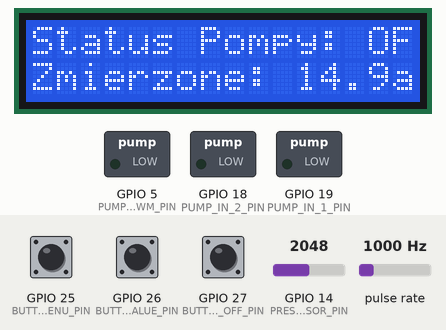
This program was run on a simulated ESP32. On the bench: 16×2 character LCD, switched loads named in the program (green lamp = pin HIGH). Wiring (inferred from the names in the program): pulse sensor: data GPIO 4. The inputs (shaded band) are chosen by the test bench; at power-on: GPIO 27 (BUTTON_ON_OFF_PIN) HIGH, GPIO 25 (BUTTON_CHANGE_MENU_PIN) HIGH, GPIO 14 (PRESSURE_SENSOR_PIN) = 2048, GPIO 26 (BUTTON_CHANGE_VALUE_PIN) HIGH, pulse rate 1000 Hz. What the program prints to the serial monitor is not drawn.

Above: at 2.25 s.
2.3 s: GPIO 27 (BUTTON_ON_OFF_PIN) pulled LOW for 0.15 s
At 4.3 s:
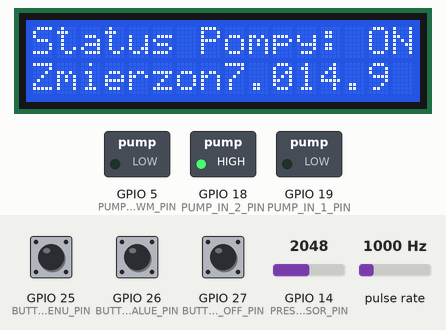
4.7 s: GPIO 27 (BUTTON_ON_OFF_PIN) pulled LOW for 1 s
At 5.6 s:
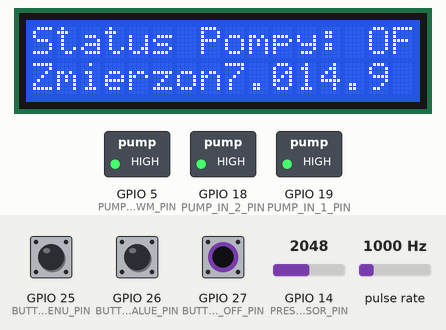
7.2 s: GPIO 25 (BUTTON_CHANGE_MENU_PIN) pulled LOW for 0.15 s
At 8.4 s:
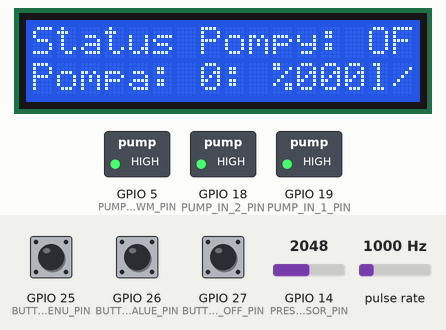
10.3 s: GPIO 27 (BUTTON_ON_OFF_PIN) pulled LOW for 0.15 s
At 10.7 s:
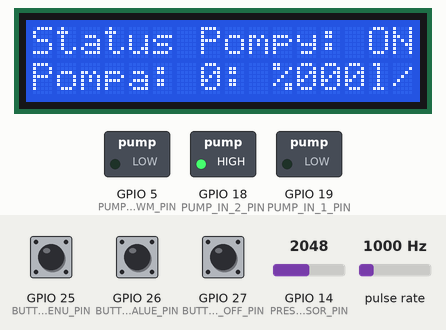
13.4 s: GPIO 14 (PRESSURE_SENSOR_PIN) set to 491
At 15.0 s:
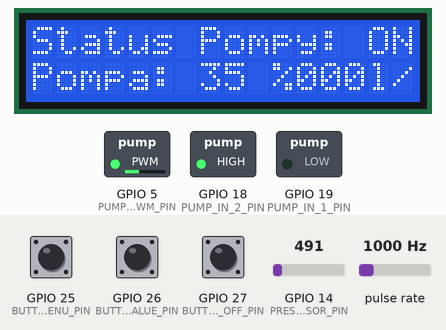
16.4 s: GPIO 25 (BUTTON_CHANGE_MENU_PIN) pulled LOW for 1 s
At 16.8 s:
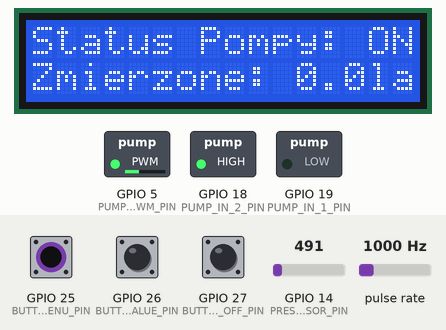
Timing chart, 0 to 19.4 s (numbered marks = the images above; inputs shaded):
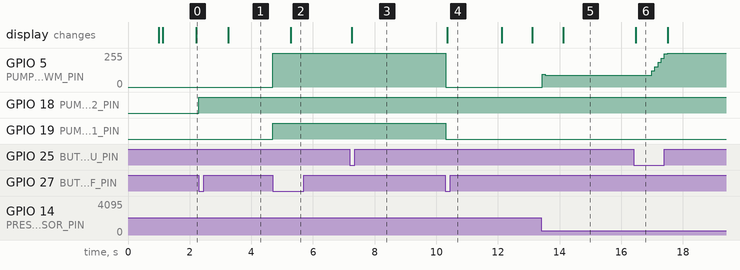

Measured:
- after the input at 2.3 s, GPIO 18 (PUMP_IN_2_PIN): LOW → HIGH at once; the display: changes after 0.96 s (image 1)
- after the input at 4.7 s, GPIO 5 (PUMP_ENA_PWM_PIN): 0/255 → 255/255 at once; GPIO 19 (PUMP_IN_1_PIN): LOW → HIGH at once; the display: changes after 0.58 s (image 2)
- after the input at 7.2 s, the display: changes after 0.05 s (image 3)
- after the input at 10.3 s, GPIO 5 (PUMP_ENA_PWM_PIN): 255/255 → 0/255 at once; GPIO 19 (PUMP_IN_1_PIN): HIGH → LOW at once; the display: changes after 0.05 s (image 4)
- after the input at 13.4 s, GPIO 5 (PUMP_ENA_PWM_PIN): 0/255 → 94/255 at once, → 89/255 0.10 s later; the display: changes after 0.72 s (image 5)
- after the input at 16.4 s, the display: changes after 0.08 s (image 6)

The program:

main.cpp
```cpp
/**
  ******************************************************************************
  * @file       : main.cpp
  * @project		: Mikroprocesorowy sterownik pracą pompy wodnej
  * @author			: Łukasz Urbański
  * @purpose		: sterownik do silnika pompy wodnej
  * @todo
  ******************************************************************************
  **/

#include "main.h"

void setup()
{
  // Serial init
  DebugSerialInit();

  // Init LCD screen
  LCDInit();

  // Button using GPIO init
  GPIOInterruptInit();

  // Init Pressure Sensor
  PressureSensorInit();

  // Init Flow Sensor
  FlowSensorInit();

  // WDG init
  MyHWTimersInit();

  // Pump init
  PumpInit();

}

void loop()
{
  MainProgramLoop();
}
```

PWM_on_c0.cpp
```cpp
#include "PWM_on_c0.h"

void Task1code(void *pvParameters);
TaskHandle_t Task1;

typedef unsigned long time_from_millis_t;
typedef float flow_sensor_value_t;

extern volatile uint32_t flow_sensor_counter;

flow_sensor_value_t flow_liters_per_hour = 0.0;

time_from_millis_t curent_time = 0UL;
time_from_millis_t last_time = 0UL;
time_from_millis_t measure_interval = 1000UL;

void initDualCoreMode(void)
{
    xTaskCreatePinnedToCore(
        Task1code, /* Task function. */
        "Task1",   /* name of task. */
        10000,     /* Stack size of task */
        NULL,      /* parameter of the task */
        1,         /* priority of the task */
        &Task1,    /* Task handle to keep track of created task */
        0);        /* pin task to core 0 */
    last_time = millis();
}

/*
 *   YF-S201: 450 pulse for 1 liter, so each pulse means 1/450 liter water flowing through
 *   V_total(L) = N* 1/450(L)
 *   V_total(L) = Q(L/s)*t(s)
 *   N* 1/450 = Q(L/s)*t(s)
 *   N/t = 450 * Q(L/s)
 *   f = 450*Q(L/s);
 *   Q(L/s) = f/450;
 *   Q(L/hour) = f*60*60/450 = f*60 /7.5
 */
void Task1code(void *pvParameters)
{
    while (1)
    {
        curent_time = millis();
        if ((curent_time - last_time) >= measure_interval)
        {
            flow_liters_per_hour = (flow_sensor_counter * 60.0) / 7.5;
            #if(SERIAL_DEBUG_FLOW)
                Serial.print(">> Flow sensor >> ilość impulsow: ");
                Serial.print(flow_sensor_counter);
                Serial.print(" => przeplyw = ");
                Serial.print(flow_liters_per_hour);
                Serial.println(" [l/h]");
            #endif
            flow_sensor_counter = 0;
            last_time = curent_time;
        }
        delay(1);
    }
}

float GetFlowValue_LitersPerHour(void)
{
    return flow_liters_per_hour;
}

float GetFlowValue_LitersPerMinute(void)
{
    return flow_liters_per_hour / 60.0;
}
```

PWM_on_c0.h
```cpp
#pragma once

#include "main.h"

void initDualCoreMode(void);
float GetFlowValue_LitersPerHour(void);
float GetFlowValue_LitersPerMinute(void);
```

main.h
```cpp
#pragma once

//Standard libraries
#include <Arduino.h>
#include <stdint.h>
#include <stdbool.h>
#include <LiquidCrystal_I2C.h>
#include <esp_task_wdt.h>

//My files
#include "pinout.h"
#include "LCD.h"
#include "main_loop.h"
#include "sensors.h"
#include "support_functions.h"
#include "pump_control.h"
#include "my_tim_set.h"
#include "PWM_on_c0.h"

#define WATCHDOG_IMPLEMENTATION_PUMP 1
#define WATCHDOG_TIMEOUT_IN_S 10

#define SERIAL_DEBUG_PUMP 0
#define SERIAL_DEBUG_GPIO_PUMP 0
#define SERIAL_DEBUG_PID 0
#define SERIAL_DEBUG_ADC 0
#define SERIAL_DEBUG_FLOW 0
```

main_loop.cpp
```cpp
#include "main_loop.h"

main_program_loop_state_t main_program_loop_state = MPL_INIT;
lcd_state_t lcd_state = LCD_INIT;

extern volatile int watchdog_reset_timer_counter;

typedef bool is_pump_on_t;
is_pump_on_t is_pump_on = false;
is_pump_on_t last_is_pump_on = false;

pressure_value_t pressure_possible_tab[NUMBER_OF_POSSIBLE_PRESSURE_TO_SET] = {3.0, 4.0, 5.0, 6.0, 7.0, 8.0, 9.0, 10.0 }; //{0.3, 0.4, 0.5, 0.6,  0.7, 0.8, 0.9, 1.0};//
uint8_t pressure_possible_tab_cnt = 4;

pressure_value_t set_pressure_value = pressure_possible_tab[pressure_possible_tab_cnt];
pressure_value_t last_set_pressure_value = pressure_possible_tab[pressure_possible_tab_cnt];

pressure_value_t current_pressure_value = 0.0;
pressure_value_t last_current_pressure_value = 0.0;

pump_fill_t set_pump_fill = 0;
pump_fill_t last_set_pump_fill = 0;

flow_value_t current_flow_value = 0.0;
flow_value_t last_current_flow_value = 0.0;

type_of_error_t type_of_error = ERROR_UNKNOWN;

typedef bool was_screen_changed_t;
was_screen_changed_t was_screen_changed = true;

typedef unsigned long time_from_millis_t;
time_from_millis_t last_screen_update_time = 0UL;
const time_from_millis_t screen_refresh_time = 1000UL;

const time_from_millis_t pid_count_interval = 100UL;
time_from_millis_t pid_last_count = 0UL;

typedef uint8_t init_refresh_counter_t;
init_refresh_counter_t init_refresh_counter = 5;


void Mpl_IdleActivity(void);
void Mpl_InitActivity(void);
void Mpl_SensorMeasureActivity(void);
void Mpl_LcdUpdateActivity(void);
void Mpl_ButtonActivity(void);
void Mpl_PumpControlActivity(void);
void Mpl_ErrorHandlerActivity(void);

////////////////////////////////////////////////////////////////////////////////////////////////////////////////////////////////////////////////////
////////////////////////////////////////////////////////////////////////////////////////////////////////////////////////////////////////////////////
//
//	MAIN FUNCTION TO HANDLING STAND MACHINE
//
////////////////////////////////////////////////////////////////////////////////////////////////////////////////////////////////////////////////////
void MainProgramLoop(void)
{

    #if(WATCHDOG_IMPLEMENTATION_PUMP)
        if(watchdog_reset_timer_counter > 0)
        {
            esp_task_wdt_reset();
            watchdog_reset_timer_counter--;
        }
    #endif

        switch(main_program_loop_state)
        {
            case MPL_IDLE:
                Mpl_IdleActivity();
                break;

            case MPL_INIT:
                Mpl_InitActivity();
                break;

            case MPL_SENSOR_MEASURE:
                Mpl_SensorMeasureActivity();
                break;

            case MPL_PUMP_CONTROL:
                Mpl_PumpControlActivity();
                break;

            case MPL_LCD_UPDATE:
                Mpl_LcdUpdateActivity();
                break;

            case MPL_BUTTON:
                Mpl_ButtonActivity();
                break;

            case MPL_ERROR_HANDLER:
                Mpl_ErrorHandlerActivity();
                break;
        }
}

///////////////////////////////////////////////////
//
// IDLE
//
void Mpl_IdleActivity(void)
{
    // Nothing to do...
}

///////////////////////////////////////////////////
//
// INIT
//
void Mpl_InitActivity(void)
{
    LCDPrintInitScreen();
    init_refresh_counter = 5;
    lcd_state = LCD_PRESSURE;
    main_program_loop_state = MPL_SENSOR_MEASURE;
}

///////////////////////////////////////////////////
//
// SENSORS
//
void Mpl_SensorMeasureActivity(void)
{
    last_current_pressure_value = current_pressure_value;
    last_current_flow_value = current_flow_value;

    if(OWN_STATUS_OK != PressureSensorGetValue(&current_pressure_value))
    {
        main_program_loop_state = MPL_ERROR_HANDLER;
        return;
    }

    if(OWN_STATUS_OK != FlowSensorGetValue(&current_flow_value))
    {
        main_program_loop_state = MPL_ERROR_HANDLER;
        return;
    }
    main_program_loop_state = MPL_PUMP_CONTROL;
}

///////////////////////////////////////////////////
//
// PUMP
//
void Mpl_PumpControlActivity(void)
{
    if(is_pump_on)
    {
        if((millis() - pid_last_count) > pid_count_interval)
        {
            pid_last_count = millis();
            MakePumpControl(set_pressure_value, current_pressure_value, &set_pump_fill, current_flow_value, &is_pump_on);
        }

    }
    main_program_loop_state = MPL_LCD_UPDATE;
}

///////////////////////////////////////////////////
//
// LCD
//
void Mpl_LcdUpdateActivity(void)
{
    if(LCD_INIT == lcd_state)
    {
        LCDPrintInitScreen();
    }

    else if(LCD_PRESSURE == lcd_state)
    {
        if(was_screen_changed) // if screen was changed
        {
            was_screen_changed = false;
            LCDPrintPressureScreen(is_pump_on, set_pressure_value, current_pressure_value);
            last_screen_update_time = millis();
        }
        else if(millis() - last_screen_update_time > screen_refresh_time) // if refresh time passed
        {
            if((last_current_pressure_value != current_pressure_value) || (last_set_pressure_value != set_pressure_value) || (last_is_pump_on != is_pump_on)) // if sth was changed
            {
                last_is_pump_on = is_pump_on;
                last_current_pressure_value = current_pressure_value;
                last_set_pressure_value = set_pressure_value;
                last_screen_update_time = millis();
                LCDUpdatePressureScreen(is_pump_on, set_pressure_value, current_pressure_value);
            }
            if(init_refresh_counter > 0)
            {
                init_refresh_counter--;
                last_screen_update_time = millis();
                LCDUpdatePressureScreen(is_pump_on, set_pressure_value, current_pressure_value);
            }
        }
    }

    else if(LCD_PUMP == lcd_state)
    {
        if(was_screen_changed)
        {
            was_screen_changed = false;
            LCDPrintPumpScreen(is_pump_on, current_flow_value, set_pump_fill);
            last_screen_update_time = millis();
        }
        else if(millis() - last_screen_update_time > screen_refresh_time) // if refresh time passed
        {

            if((last_current_flow_value != current_flow_value) || (last_set_pump_fill != set_pump_fill) || (last_is_pump_on != is_pump_on))
            {
                last_is_pump_on = is_pump_on;
                last_current_flow_value = current_flow_value;
                last_set_pump_fill = set_pump_fill;
                last_screen_update_time = millis();
                LCDPrintPumpScreen(is_pump_on, current_flow_value, set_pump_fill);
            }
        }
    }

    else if(LCD_ERROR == lcd_state)
    {
        LCDPrintErrorScreen(type_of_error);
        main_program_loop_state = MPL_ERROR_HANDLER;
        last_screen_update_time = millis();
    }
    main_program_loop_state = MPL_BUTTON;
}

///////////////////////////////////////////////////
//
// BUTTON
//
void Mpl_ButtonActivity(void)
{
    uint8_t button_state = 0;
    button_state = WasPressed();

    if(button_state > 0)
    {
        if(ON_OFF_BUTTON_SIGNAL == button_state)
        {
            //last_is_pump_on = is_pump_on;
            //is_pump_on = !is_pump_on;
            if(is_pump_on) {
                PumpOff();
                is_pump_on = false;
            }
            else {
                PumpOn();
                is_pump_on = true;
            }
        }

        else if(CHANGE_VALUE_BUTTON_SIGNAL == button_state)
        {
            if(pressure_possible_tab_cnt < (NUMBER_OF_POSSIBLE_PRESSURE_TO_SET-1)) pressure_possible_tab_cnt++;
            else pressure_possible_tab_cnt = 0;

            last_set_pressure_value = set_pressure_value;
            set_pressure_value = pressure_possible_tab[pressure_possible_tab_cnt];
        }

        else if(CHANGE_MENU_BUTTON_SIGNAL == button_state)
        {
            if(LCD_PRESSURE == lcd_state) lcd_state = LCD_PUMP;
            else if(LCD_PUMP == lcd_state) lcd_state = LCD_PRESSURE;
            was_screen_changed = true;
        }
    }
    main_program_loop_state = MPL_SENSOR_MEASURE;
}

///////////////////////////////////////////////////
//
// ERROR
//
void Mpl_ErrorHandlerActivity(void)
{
    #if(SERIAL_DEBUG_PUMP)
        Serial.println("!!! ERROR HANDLER !!!");
    #endif
    lcd_state = LCD_ERROR;
}
```

main_loop.h
```cpp
#pragma once

#include "main.h"

#define NUMBER_OF_POSSIBLE_PRESSURE_TO_SET 8

void MainProgramLoop(void);

typedef enum
{
    MPL_IDLE,
    MPL_INIT,
    MPL_SENSOR_MEASURE,
    MPL_LCD_UPDATE,
    MPL_BUTTON,
    MPL_PUMP_CONTROL,
    MPL_ERROR_HANDLER
} main_program_loop_state_t;

typedef enum
{
    LCD_INIT,
    LCD_PRESSURE,
    LCD_PUMP,
    LCD_ERROR
} lcd_state_t;

typedef enum
{
    ERROR_PRESURE_SENSOR,
    ERROR_FLOW_SENSOR,
    ERROR_PUMP,
    ERROR_UNKNOWN
} type_of_error_t;

typedef enum
{
    OWN_STATUS_OK,
    OWN_STATUS_ERROR,
    OWN_STATUS_BUSY,
    OWN_STATUS_TIMEOUT
} own_status_t;
```

my_tim_set.cpp
```cpp
#include "my_tim_set.h"

#include "ESP32TimerInterrupt.h"
#include "ESP32_ISR_Timer.h"

volatile int watchdog_reset_timer_counter = 0;

bool timers_initialization_correctly_variable = false;

#define HW_TIMER_INTERVAL_US 1000UL // 1000000L

// Init ESP32 timer 1
ESP32Timer ITimer(1);

// Init ESP32_ISR_Timer
ESP32_ISR_Timer ISR_Timer;

// With core v2.0.0+, you can't use Serial.print/println in ISR or crash.
// and you can't use float calculation inside ISR
// Only OK in core v1.0.6-
bool IRAM_ATTR TimerHandler(void *timerNo)
{
  ISR_Timer.run();

  return true;
}

void WatchdogReset(void)
{
  watchdog_reset_timer_counter++;
}

void MyHWTimersInit(void)
{
  if (ITimer.attachInterruptInterval(HW_TIMER_INTERVAL_US, TimerHandler))
  {
    Serial.print("Starting Timers OK. ");
    timers_initialization_correctly_variable = true;
  }
  else
  {
    Serial.println("Can't set Timer. Select another freq. or timer");
    timers_initialization_correctly_variable = false;
  }

#if (WATCHDOG_IMPLEMENTATION_PUMP)
  if (ESP_OK == esp_task_wdt_init(WATCHDOG_TIMEOUT_IN_S, true))
  {
    Serial.print("Watchdog ON and set on ");
    Serial.print(WATCHDOG_TIMEOUT_IN_S);
    Serial.println(" [s]. ");
    esp_task_wdt_add(NULL);
  }
  else
    Serial.println("Watchdog initialization error.");
#else
  Serial.println("Watchdog OFF.");
#endif

  //
  // Set periodic functions frequency
  //

  ISR_Timer.setInterval(((WATCHDOG_TIMEOUT_IN_S * 1000) / 4), WatchdogReset); // to secure work watchdog timer should be four times reset before it will reset device
                                                                              // it should avoid not needed or random device reset
}
```

my_tim_set.h
```cpp
#pragma once

#include "main.h"

void MyHWTimersInit(void);
```

pinout.h
```cpp
#pragma once

#include "main.h"

//buttons
#define BUTTON_ON_OFF_PIN 27
#define BUTTON_CHANGE_VALUE_PIN 26
#define BUTTON_CHANGE_MENU_PIN 25

////SENSORS
//pressure
#define PRESSURE_SENSOR_PIN 14
//flow
#define FLOW_SENSOR_PIN 4

////PUMP
//control
#define PUMP_ENA_PWM_PIN 5
#define PUMP_IN_1_PIN 19
#define PUMP_IN_2_PIN 18
```

pump_control.h
```cpp
#pragma once

#include "main.h"

int PumpInit(void);
int MakePumpControl(float set_pressure_value, float measured_pressure_value, uint8_t * set_pump_fill, float flow_value, bool * is_pump_on );
bool IsFlow(float flow_value);
int PumpOff(void);
int PumpOn(void);

typedef uint8_t pump_fill_t;
```

sensors.h
```cpp
#pragma once

#include "main.h"

int PressureSensorInit(void);
int PressureSensorGetValue(float * pressure_value);
int FlowSensorInit(void);
int FlowSensorGetValue(float * flow_value);

typedef float pressure_value_t;
typedef float flow_value_t;
```

support_functions.h
```cpp
#pragma once

#include "main.h"

#define ON_OFF_BUTTON_SIGNAL 1
#define CHANGE_VALUE_BUTTON_SIGNAL 2
#define CHANGE_MENU_BUTTON_SIGNAL 3

void DebugSerialInit(void);
uint8_t WasPressed(void);
void GPIOInterruptInit(void);
```

LCD.cpp
```cpp
#include "LCD.h"

typedef uint8_t lcd_size_t;

typedef uint32_t init_screen_duration_ms_t;

const init_screen_duration_ms_t init_screen_duration_ms = 1000;

//size of screen
lcd_size_t lcd_columns = 20;
lcd_size_t lcd_rows = 4;


LiquidCrystal_I2C lcd(0x27, lcd_columns, lcd_rows);

//
//init display and turn on backlight
void LCDInit(void)
{
    // initialize LCD
    lcd.init();
    // turn on LCD backlight
    lcd.backlight();
}

//
// function useing to clear one line on the screen
// function get number pf line to clear
void ClearOneLine(uint8_t number_of_line)
{
    lcd.setCursor(0, number_of_line);
    lcd.print("                    ");
}

//
// print init screen after turn on
void LCDPrintInitScreen(void)
{
    lcd.clear();
    lcd.setCursor(0, 0);
    lcd.print("Praca inzynierska");
    lcd.setCursor(0, 1);
    lcd.print("Lukasz Urbanski");
    lcd.setCursor(0, 2);
    lcd.print("Mikroproc. sterownik");
    lcd.setCursor(0, 3);
    lcd.print("praca pompy wodnej");
    delay(init_screen_duration_ms);
}

//
// print pressure
void LCDPrintPressureScreen(bool pump_state, float set_pressure,  float measure_pressure)
{
    lcd.clear();
    lcd.setCursor(0, 0);
    lcd.print("Status Pompy: ");
    lcd.setCursor(14, 0);
    if(pump_state) lcd.print("ON ");
    else lcd.print("OFF");

    lcd.setCursor(0, 1);
    lcd.print("Cisnienie w ukladzie: ");


    lcd.setCursor(0, 2);
    lcd.print("Zadane: ");
    lcd.setCursor(8, 2);
    lcd.print(set_pressure, 1);
    lcd.setCursor(17, 2);
    lcd.print("psi");

    lcd.setCursor(0, 3);
    lcd.print("Zmierzone: ");
    lcd.setCursor(11, 3);
    lcd.print(measure_pressure, 1);
    lcd.setCursor(17, 3);
    lcd.print("psi");
}

//
// print pressure
void LCDUpdatePressureScreen(bool pump_state, float set_pressure,  float measure_pressure)
{
    lcd.setCursor(14, 0);
    if(pump_state) lcd.print("ON ");
    else lcd.print("OFF");

    lcd.setCursor(8, 2);
    lcd.print("     ");
    lcd.setCursor(8, 2);
    lcd.print(set_pressure, 1);

    lcd.setCursor(11, 3);
    lcd.print("     ");
    lcd.setCursor(11, 3);
    lcd.print(measure_pressure, 1);
}

//
// print pump
void LCDPrintPumpScreen(bool pump_state, float pump_flow, uint8_t pump_power)
{
    lcd.clear();
    lcd.setCursor(0, 0);
    lcd.print("Status Pompy: ");
    lcd.setCursor(14, 0);
    if(pump_state) lcd.print("ON ");
    else lcd.print("OFF");

    lcd.setCursor(0, 1);
    lcd.print("Przeplyw: ");
    lcd.setCursor(10, 1);
    lcd.print(pump_flow, 0);
    lcd.setCursor(14, 1);
    lcd.print("l/h");

    lcd.setCursor(0, 2);
    lcd.print("Pompa: ");
    lcd.setCursor(7, 2);
    lcd.print(pump_power);
    lcd.setCursor(10, 2);
    lcd.print("%");

    lcd.setCursor(0, 3);
    lcd.print("");
}

//
// print pump
void LCDUpdatePumpScreen(bool pump_state, float pump_flow, uint8_t pump_power)
{
    lcd.setCursor(14, 0);
    if(pump_state) lcd.print("ON ");
    else lcd.print("OFF");

    lcd.setCursor(10, 1);
    lcd.print("   ");
    lcd.setCursor(10, 1);
    lcd.print(pump_flow, 0);

    lcd.setCursor(7, 2);
    lcd.print("   ");
    lcd.setCursor(7, 2);
    lcd.print(pump_power);
}

void LCDPrintErrorScreen(uint8_t number_of_error)
{
    // TODO!
}
```

Source omitted: pump_control.cpp (8674 bytes), sensors.cpp (4261 bytes), support_functions.cpp (4342 bytes), LCD.h (476 bytes)
